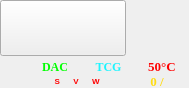
<?xml version="1.0" encoding="UTF-8"?>
<ui version="4.0">
 <class>IconsBar</class>
 <widget class="QWidget" name="IconsBar">
  <property name="windowModality">
   <enum>Qt::NonModal</enum>
  </property>
  <property name="geometry">
   <rect>
    <x>0</x>
    <y>0</y>
    <width>189</width>
    <height>88</height>
   </rect>
  </property>
  <property name="sizePolicy">
   <sizepolicy hsizetype="Preferred" vsizetype="Preferred">
    <horstretch>0</horstretch>
    <verstretch>0</verstretch>
   </sizepolicy>
  </property>
  <property name="maximumSize">
   <size>
    <width>16777215</width>
    <height>16777215</height>
   </size>
  </property>
  <property name="font">
   <font>
    <pointsize>6</pointsize>
   </font>
  </property>
  <property name="windowTitle">
   <string>Form</string>
  </property>
  <property name="windowOpacity">
   <double>1.000000000000000</double>
  </property>
  <property name="styleSheet">
   <string notr="true"/>
  </property>
  <layout class="QVBoxLayout" name="verticalLayout_3" stretch="2,1">
   <property name="spacing">
    <number>0</number>
   </property>
   <property name="leftMargin">
    <number>0</number>
   </property>
   <property name="topMargin">
    <number>0</number>
   </property>
   <property name="rightMargin">
    <number>0</number>
   </property>
   <property name="bottomMargin">
    <number>0</number>
   </property>
   <item>
    <widget class="QWidget" name="topWidget" native="true">
     <property name="styleSheet">
      <string notr="true"/>
     </property>
     <layout class="QHBoxLayout" name="horizontalLayout" stretch="2,1">
      <property name="spacing">
       <number>0</number>
      </property>
      <property name="leftMargin">
       <number>0</number>
      </property>
      <property name="topMargin">
       <number>0</number>
      </property>
      <property name="rightMargin">
       <number>0</number>
      </property>
      <property name="bottomMargin">
       <number>3</number>
      </property>
      <item>
       <widget class="QPushButton" name="keyboardPushButton">
        <property name="sizePolicy">
         <sizepolicy hsizetype="Preferred" vsizetype="Preferred">
          <horstretch>0</horstretch>
          <verstretch>0</verstretch>
         </sizepolicy>
        </property>
        <property name="minimumSize">
         <size>
          <width>0</width>
          <height>0</height>
         </size>
        </property>
        <property name="focusPolicy">
         <enum>Qt::NoFocus</enum>
        </property>
        <property name="styleSheet">
         <string notr="true">border-image: url(://resource/keyboard.png);</string>
        </property>
        <property name="text">
         <string/>
        </property>
       </widget>
      </item>
      <item>
       <layout class="QVBoxLayout" name="verticalLayout">
        <property name="spacing">
         <number>0</number>
        </property>
        <property name="topMargin">
         <number>6</number>
        </property>
        <item>
         <widget class="BatteryLabel" name="fstBatteryLabel">
          <property name="styleSheet">
           <string notr="true"/>
          </property>
          <property name="text">
           <string/>
          </property>
          <property name="alignment">
           <set>Qt::AlignCenter</set>
          </property>
         </widget>
        </item>
        <item>
         <widget class="BatteryLabel" name="sndBatteryLabel">
          <property name="layoutDirection">
           <enum>Qt::LeftToRight</enum>
          </property>
          <property name="styleSheet">
           <string notr="true"/>
          </property>
          <property name="text">
           <string/>
          </property>
          <property name="alignment">
           <set>Qt::AlignCenter</set>
          </property>
         </widget>
        </item>
       </layout>
      </item>
     </layout>
    </widget>
   </item>
   <item>
    <widget class="QWidget" name="bottomWidget" native="true">
     <property name="sizePolicy">
      <sizepolicy hsizetype="Preferred" vsizetype="Ignored">
       <horstretch>0</horstretch>
       <verstretch>0</verstretch>
      </sizepolicy>
     </property>
     <property name="styleSheet">
      <string notr="true"/>
     </property>
     <layout class="QHBoxLayout" name="horizontalLayout_6" stretch="1,5">
      <property name="spacing">
       <number>0</number>
      </property>
      <property name="leftMargin">
       <number>0</number>
      </property>
      <property name="topMargin">
       <number>0</number>
      </property>
      <property name="rightMargin">
       <number>0</number>
      </property>
      <property name="bottomMargin">
       <number>0</number>
      </property>
      <item>
       <widget class="QLabel" name="encoderLabel">
        <property name="enabled">
         <bool>true</bool>
        </property>
        <property name="minimumSize">
         <size>
          <width>28</width>
          <height>28</height>
         </size>
        </property>
        <property name="maximumSize">
         <size>
          <width>28</width>
          <height>28</height>
         </size>
        </property>
        <property name="text">
         <string/>
        </property>
        <property name="scaledContents">
         <bool>false</bool>
        </property>
       </widget>
      </item>
      <item>
       <layout class="QVBoxLayout" name="verticalLayout_2">
        <property name="spacing">
         <number>0</number>
        </property>
        <item>
         <layout class="QHBoxLayout" name="horizontalLayout_5">
          <item>
           <widget class="QLabel" name="dacLabel">
            <property name="palette">
             <palette>
              <active>
               <colorrole role="WindowText">
                <brush brushstyle="SolidPattern">
                 <color alpha="255">
                  <red>0</red>
                  <green>255</green>
                  <blue>0</blue>
                 </color>
                </brush>
               </colorrole>
              </active>
              <inactive>
               <colorrole role="WindowText">
                <brush brushstyle="SolidPattern">
                 <color alpha="255">
                  <red>0</red>
                  <green>255</green>
                  <blue>0</blue>
                 </color>
                </brush>
               </colorrole>
              </inactive>
              <disabled>
               <colorrole role="WindowText">
                <brush brushstyle="SolidPattern">
                 <color alpha="255">
                  <red>120</red>
                  <green>120</green>
                  <blue>120</blue>
                 </color>
                </brush>
               </colorrole>
              </disabled>
             </palette>
            </property>
            <property name="font">
             <font>
              <family>Times New Roman</family>
              <pointsize>9</pointsize>
              <weight>75</weight>
              <bold>true</bold>
             </font>
            </property>
            <property name="text">
             <string>DAC</string>
            </property>
            <property name="alignment">
             <set>Qt::AlignCenter</set>
            </property>
           </widget>
          </item>
          <item>
           <widget class="QLabel" name="tcgLabel">
            <property name="palette">
             <palette>
              <active>
               <colorrole role="WindowText">
                <brush brushstyle="SolidPattern">
                 <color alpha="255">
                  <red>28</red>
                  <green>244</green>
                  <blue>255</blue>
                 </color>
                </brush>
               </colorrole>
              </active>
              <inactive>
               <colorrole role="WindowText">
                <brush brushstyle="SolidPattern">
                 <color alpha="255">
                  <red>28</red>
                  <green>244</green>
                  <blue>255</blue>
                 </color>
                </brush>
               </colorrole>
              </inactive>
              <disabled>
               <colorrole role="WindowText">
                <brush brushstyle="SolidPattern">
                 <color alpha="255">
                  <red>120</red>
                  <green>120</green>
                  <blue>120</blue>
                 </color>
                </brush>
               </colorrole>
              </disabled>
             </palette>
            </property>
            <property name="font">
             <font>
              <family>Times New Roman</family>
              <pointsize>9</pointsize>
              <weight>75</weight>
              <bold>true</bold>
             </font>
            </property>
            <property name="text">
             <string>TCG</string>
            </property>
            <property name="alignment">
             <set>Qt::AlignCenter</set>
            </property>
           </widget>
          </item>
          <item>
           <widget class="QLabel" name="tempLabel">
            <property name="palette">
             <palette>
              <active>
               <colorrole role="WindowText">
                <brush brushstyle="SolidPattern">
                 <color alpha="255">
                  <red>255</red>
                  <green>0</green>
                  <blue>0</blue>
                 </color>
                </brush>
               </colorrole>
              </active>
              <inactive>
               <colorrole role="WindowText">
                <brush brushstyle="SolidPattern">
                 <color alpha="255">
                  <red>255</red>
                  <green>0</green>
                  <blue>0</blue>
                 </color>
                </brush>
               </colorrole>
              </inactive>
              <disabled>
               <colorrole role="WindowText">
                <brush brushstyle="SolidPattern">
                 <color alpha="255">
                  <red>120</red>
                  <green>120</green>
                  <blue>120</blue>
                 </color>
                </brush>
               </colorrole>
              </disabled>
             </palette>
            </property>
            <property name="font">
             <font>
              <family>Times New Roman</family>
              <pointsize>10</pointsize>
              <weight>75</weight>
              <bold>true</bold>
             </font>
            </property>
            <property name="text">
             <string>50°C</string>
            </property>
            <property name="alignment">
             <set>Qt::AlignCenter</set>
            </property>
           </widget>
          </item>
         </layout>
        </item>
        <item>
         <layout class="QHBoxLayout" name="horizontalLayout_4" stretch="1,1,1,2">
          <item>
           <widget class="QLabel" name="sLabel">
            <property name="palette">
             <palette>
              <active>
               <colorrole role="WindowText">
                <brush brushstyle="SolidPattern">
                 <color alpha="255">
                  <red>255</red>
                  <green>0</green>
                  <blue>0</blue>
                 </color>
                </brush>
               </colorrole>
              </active>
              <inactive>
               <colorrole role="WindowText">
                <brush brushstyle="SolidPattern">
                 <color alpha="255">
                  <red>255</red>
                  <green>0</green>
                  <blue>0</blue>
                 </color>
                </brush>
               </colorrole>
              </inactive>
              <disabled>
               <colorrole role="WindowText">
                <brush brushstyle="SolidPattern">
                 <color alpha="255">
                  <red>190</red>
                  <green>190</green>
                  <blue>190</blue>
                 </color>
                </brush>
               </colorrole>
              </disabled>
             </palette>
            </property>
            <property name="font">
             <font>
              <weight>75</weight>
              <bold>true</bold>
             </font>
            </property>
            <property name="text">
             <string notr="true">S</string>
            </property>
            <property name="alignment">
             <set>Qt::AlignRight|Qt::AlignTrailing|Qt::AlignVCenter</set>
            </property>
           </widget>
          </item>
          <item>
           <widget class="QLabel" name="vLabel">
            <property name="palette">
             <palette>
              <active>
               <colorrole role="WindowText">
                <brush brushstyle="SolidPattern">
                 <color alpha="255">
                  <red>255</red>
                  <green>0</green>
                  <blue>0</blue>
                 </color>
                </brush>
               </colorrole>
              </active>
              <inactive>
               <colorrole role="WindowText">
                <brush brushstyle="SolidPattern">
                 <color alpha="255">
                  <red>255</red>
                  <green>0</green>
                  <blue>0</blue>
                 </color>
                </brush>
               </colorrole>
              </inactive>
              <disabled>
               <colorrole role="WindowText">
                <brush brushstyle="SolidPattern">
                 <color alpha="255">
                  <red>120</red>
                  <green>120</green>
                  <blue>120</blue>
                 </color>
                </brush>
               </colorrole>
              </disabled>
             </palette>
            </property>
            <property name="font">
             <font>
              <weight>75</weight>
              <bold>true</bold>
             </font>
            </property>
            <property name="text">
             <string>V</string>
            </property>
            <property name="alignment">
             <set>Qt::AlignCenter</set>
            </property>
           </widget>
          </item>
          <item>
           <widget class="QLabel" name="wLabel">
            <property name="palette">
             <palette>
              <active>
               <colorrole role="WindowText">
                <brush brushstyle="SolidPattern">
                 <color alpha="255">
                  <red>255</red>
                  <green>0</green>
                  <blue>0</blue>
                 </color>
                </brush>
               </colorrole>
              </active>
              <inactive>
               <colorrole role="WindowText">
                <brush brushstyle="SolidPattern">
                 <color alpha="255">
                  <red>255</red>
                  <green>0</green>
                  <blue>0</blue>
                 </color>
                </brush>
               </colorrole>
              </inactive>
              <disabled>
               <colorrole role="WindowText">
                <brush brushstyle="SolidPattern">
                 <color alpha="255">
                  <red>120</red>
                  <green>120</green>
                  <blue>120</blue>
                 </color>
                </brush>
               </colorrole>
              </disabled>
             </palette>
            </property>
            <property name="font">
             <font>
              <weight>75</weight>
              <bold>true</bold>
             </font>
            </property>
            <property name="text">
             <string>W</string>
            </property>
            <property name="alignment">
             <set>Qt::AlignLeading|Qt::AlignLeft|Qt::AlignVCenter</set>
            </property>
           </widget>
          </item>
          <item>
           <widget class="QLabel" name="beamLabel">
            <property name="palette">
             <palette>
              <active>
               <colorrole role="WindowText">
                <brush brushstyle="SolidPattern">
                 <color alpha="255">
                  <red>255</red>
                  <green>220</green>
                  <blue>20</blue>
                 </color>
                </brush>
               </colorrole>
              </active>
              <inactive>
               <colorrole role="WindowText">
                <brush brushstyle="SolidPattern">
                 <color alpha="255">
                  <red>255</red>
                  <green>220</green>
                  <blue>20</blue>
                 </color>
                </brush>
               </colorrole>
              </inactive>
              <disabled>
               <colorrole role="WindowText">
                <brush brushstyle="SolidPattern">
                 <color alpha="255">
                  <red>120</red>
                  <green>120</green>
                  <blue>120</blue>
                 </color>
                </brush>
               </colorrole>
              </disabled>
             </palette>
            </property>
            <property name="font">
             <font>
              <family>Times New Roman</family>
              <pointsize>10</pointsize>
              <weight>75</weight>
              <bold>true</bold>
             </font>
            </property>
            <property name="text">
             <string>0 /</string>
            </property>
            <property name="alignment">
             <set>Qt::AlignCenter</set>
            </property>
           </widget>
          </item>
         </layout>
        </item>
       </layout>
      </item>
     </layout>
    </widget>
   </item>
  </layout>
 </widget>
 <customwidgets>
  <customwidget>
   <class>BatteryLabel</class>
   <extends>QLabel</extends>
   <header>battery_label.h</header>
  </customwidget>
 </customwidgets>
 <resources/>
 <connections/>
</ui>
